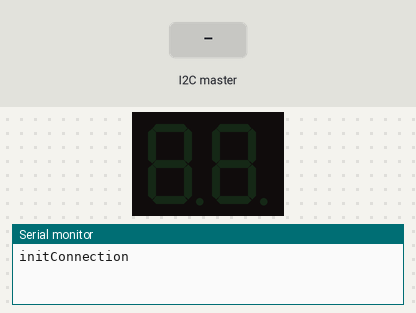
Bench run of a sketch on a simulated Arduino Uno, built with avr-gcc and run on an emulated ATmega328P. Parts: 2-digit seven-segment display, the last lines printed to the serial monitor. The inputs (shaded band) are chosen by the test bench.

Above: at 1.2 s.
1.3 s: the I2C master sends the byte 1
At 1.8 s:
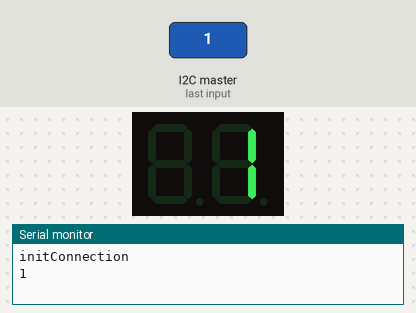
2.8 s: the I2C master sends the byte 0
At 4.0 s:
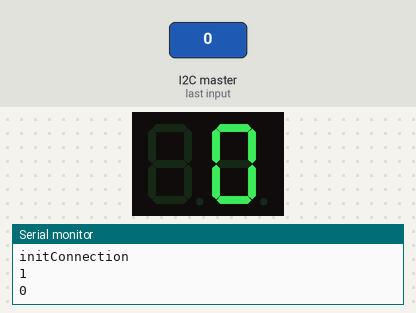
Timing chart, 0 to 5.8 s (numbered marks = the images above; inputs shaded):
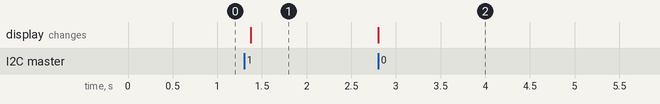

The sketch:

seven_seg_pedal_RELEASE_v1.0.ino.ino
```cpp
#include <Wire.h>
#include "SevenSeg.h"

byte lA = 4;
byte lB = 6;
byte lC = 10;
byte lD = 8;
byte lE = 9;
byte lF = 12;
byte lG = 7;

SevenSeg disp (lA, lB, lC, lD, lE, lF, lG);
const int numOfDigits = 2;
int digitPins[numOfDigits] = {5, 11};
static int brightness = 10;

byte preset = 0;

byte const ERROR_NUM = 100;

bool initConnection = true;

byte listLeds[] = {
  lA, lF, lG, lC, lD, lE,
  lG, lB, lA, lF, lE, lD,
  lD, lC, lG, lF, lA, lB,
  lG, lE, lD, lC, lB, lA,
};

void setup() {
  disp.setDigitPins(numOfDigits, digitPins);

  disp.setDutyCycle(10);

  Serial.begin(115200);
  Serial.println("initConnection");

  Wire.begin(8);                // join i2c bus with address #8
  Wire.onReceive(receiveEvent); // register event
}

void receiveEvent(int howMany) {
  while (1 < Wire.available()) { // loop through all but the last
    char c = Wire.read(); // receive byte as a character
    Serial.println(c);         // print the character
  }
  preset = Wire.read();    // receive byte as an integer
  Serial.println(preset);         // print the character
  initConnection = false;
}

void loop() {
  if (preset == ERROR_NUM) {
    disp.write("Er");
  }
  else if (initConnection) {
    initDisplay();
  }
  else {
    disp.write(preset);
  }
}

void initDisplay() {
  byte listLedsLength = sizeof(listLeds);
  for (byte iNow = 0; iNow < listLedsLength; ++iNow) {
    byte iPast1 = (iNow + listLedsLength - 1) % listLedsLength;
    byte iPast2 = (iNow + listLedsLength - 2) % listLedsLength;
    byte iPast3 = (iNow + listLedsLength - 3) % listLedsLength;

    for (int k = 0; k < 200; k++) {
      if (iNow < 12) disp.changeDigit(0);
      else disp.changeDigit(1);
      digitalWrite(listLeds[iNow], LOW);

      if (iPast1 < 12) disp.changeDigit(0);
      else disp.changeDigit(1);
      digitalWrite(listLeds[iPast1], LOW);

      if (iPast2 < 12) disp.changeDigit(0);
      else disp.changeDigit(1);
      digitalWrite(listLeds[iPast2], LOW);

      if (iPast3 < 12) disp.changeDigit(0);
      else disp.changeDigit(1);
      digitalWrite(listLeds[iPast3], HIGH);
    }
  }
}
```

Measured:
- after the input at 1.3 s, the display: changes after 0.07 s (image 1)
- after the input at 2.8 s, the display: changes at once (image 2)
